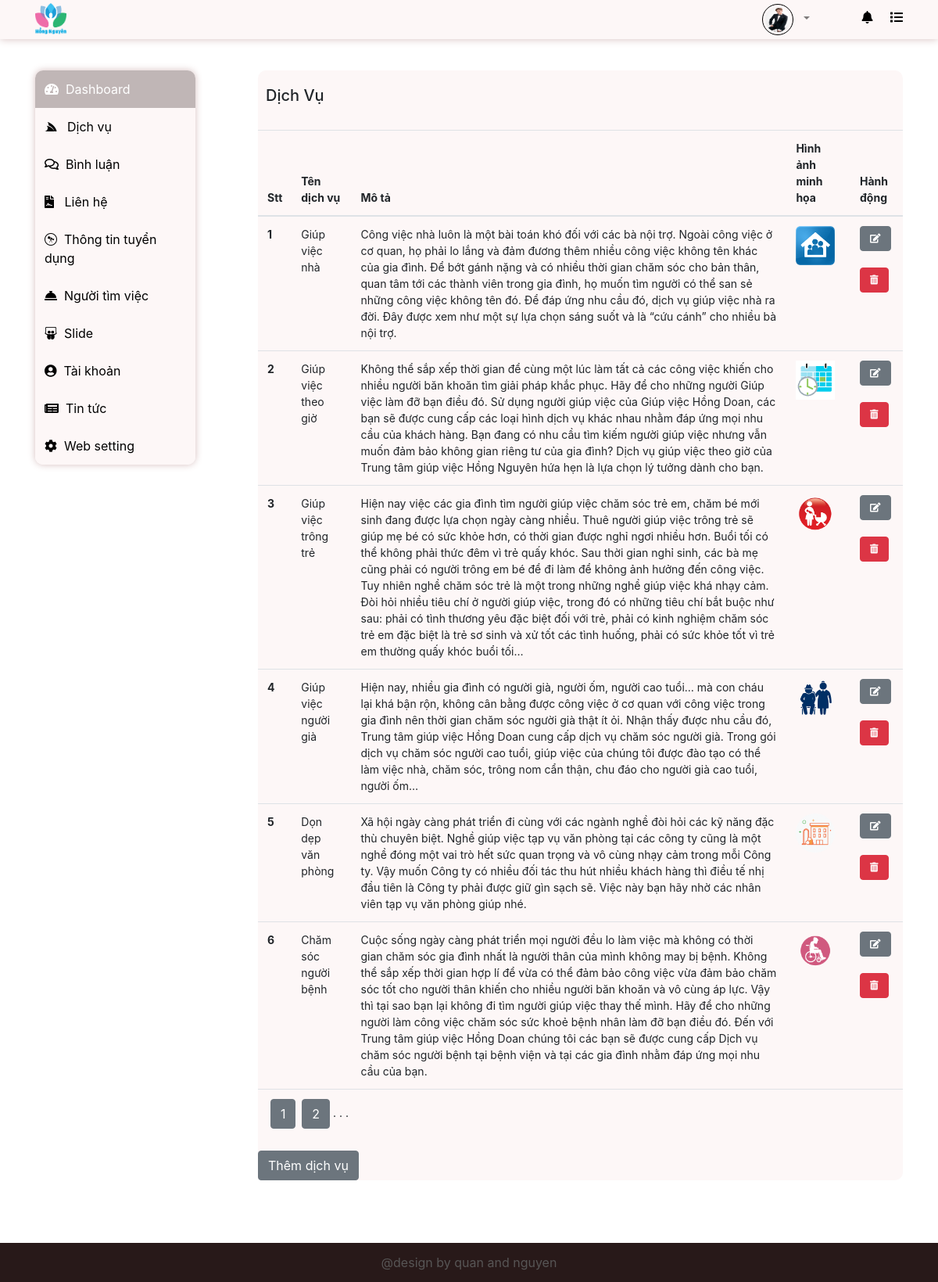
The page /admin/dich_vu/index.php (signed in) on the database its author committed.
### tables this page shows
CREATE TABLE `dich_vu` (
  `id` int(11) NOT NULL,
  `ten_dich_vu` varchar(225) NOT NULL,
  `mo_ta` longtext NOT NULL,
  `hinh_anh` varchar(225) NOT NULL
);

### dao/pdo.php (called while the page is built, shortened)
<?php
function connect()
{
    $host = "127.0.0.1";
    $dbname = "duan1";
    $db_username = "root";
    $db_password = "";
    return new PDO("mysql:host=$host;dbname=$dbname", $db_username, $db_password);
}
function selectAll($sql)
{
    $conne = connect();
    $stml = $conne->prepare($sql);
    $stml->execute();
    return $select = $stml->fetchAll();
}

### admin/dich_vu/index.php (the view, shortened to what this page needs)
<?php
require_once('../../dao/pdo.php');
if (!isset($_GET['product'])) {
    $product = 1;
} else {
    $product = $_GET['product'];
    if (!is_numeric($product) || $product <= 0) {
        header("Location:" . BASE_URL);
    }
}
$data = 6;
$sql = "SELECT count(*) FROM `dich_vu`";
$conn = connect();
$result = $conn->prepare($sql);
$result->execute();
$number = $result->fetchColumn();
$page = ceil($number / $data);
$tin = ($product - 1) * $data;
?>
<!DOCTYPE html>
<html lang="en">
<head>
    <?php include('../../link/style.php') ?>
    <link rel="stylesheet" href="../../content/css.css">
</head>
<body>
    <?php include('../layout/header.php'); ?>
    <div class="container-fluid" style="margin-bottom:80px;">
        <div class="container">
            <div class="row">
                <div class="col-md-3">
                    <?php include('../layout/menu.php'); ?>
                </div>
                <div class="col-md-9" style="margin-top: 40px;">
                    <div class="content_admin" style="width: 100%;background-color: #fdf7f7;border-radius: 10px;">
                        <div class="tieu_de" style="padding: 20px 0 0 10px;">
                            <h5>Dịch Vụ</h5>
                        </div>
                        <br>
                        <table class="table" style="font-size: 14px">
                            <thead>
                                <tr>
                                    <th scope="col">Stt</th>
                                    <th scope="col">Tên dịch vụ</th>
                                    <th scope="col">Mô tả</th>
                                    <th scope="col">Hình ảnh minh họa</th>
                                    <th scope="col"> Hành động</th>
                                </tr>
                            </thead>
                            <tbody>
                                <?php
                                $stt = 0;
                                foreach (selectAll("SELECT * FROM dich_vu LIMIT $tin,$data") as $item) {
                                ?>
                                    <tr>
                                        <th><?= $stt += 1 ?></th>
                                        <td><?= $item['ten_dich_vu'] ?></td>
                                        <td><?= $item['mo_ta'] ?></td>
                                        <td>
                                            <img src="<?= BASE_URL . $item['hinh_anh'] ?>" width="50px" alt="">
                                        </td>
                                        <td>
                                            <a href="edit_dich_vu.php?id=<?= $item['id'] ?>" class="btn btn-secondary" style="font-size: 12px"><i class="fas fa-edit"></i> </a>
                                            <br>
                                            <br>
                                            <a href="index.php?id=<?= $item['id'] ?>" class="btn btn-danger" onclick="return confirm('Bạn muốn xóa thật chứ?')" style="font-size: 12px"><i class="fas fa-trash-alt"></i></a>
                                        </td>
                                    </tr>
                                <?php } ?>
                            </tbody>
                            <tfoot>
                                <tr>
                                    <td colspan="8">
                                        <?php
                                        for ($t = 1; $t <= $page; $t++) { ?>
                                            &nbsp;<a name="" id="" class="btn btn-secondary" href="index.php?product=<?= $t ?>" role="button"> <?= $t ?></a>
                                        <?php
                                        }
                                        ?>
                                        . . .
                                    </td>
                                </tr>
                            </tfoot>
                        </table>
                        <a href="add_dich_vu.php" class="btn btn-secondary">Thêm dịch vụ</a>
                        <br>
                    </div>
                </div>
            </div>
        </div>
    </div>
    <?php include('../layout/footer.php'); ?>
</body>
</html>

### rows shown on the page
dich_vu: stt "1", ten_dich_vu "Giúp việc nhà", mo_ta "Công việc nhà luôn là một bài toán khó đối với các bà nội trợ. Ngoài công việc ở cơ quan, họ phải lo lắng và đảm đương thêm nhiều công việc không tên khác của gia đình. Để bớt gánh nặng và có nhiều thời gian chăm sóc cho bản thân, quan tâm tới các thành viên trong gia đình, họ muốn tìm người có thể san sẻ những công việc không tên đó. Để đáp ứng nhu cầu đó, dịch vụ giúp việc nhà ra đời. Đây được xem như một sự lựa chọn sáng suốt và là “cứu cánh” cho nhiều bà nội trợ.", hinh_anh (picture)
dich_vu: stt "2", ten_dich_vu "Giúp việc theo giờ", mo_ta "Không thể sắp xếp thời gian để cùng một lúc làm tất cả các công việc khiến cho nhiều người băn khoăn tìm giải pháp khắc phục. Hãy để cho những người Giúp việc làm đỡ bạn điều đó. Sử dụng người giúp việc của Giúp việc Hồng Doan, các bạn sẽ được cung cấp các loại hình dịch vụ khác nhau nhằm đáp ứng mọi nhu cầu của khách hàng. Bạn đang có nhu cầu tìm kiếm người giúp việc nhưng vẫn muốn đảm bảo không gian riêng tư của gia đình? Dịch vụ giúp việc theo giờ của Trung tâm giúp việc Hồng Nguyên hứa hẹn là lựa chọn lý tưởng dành cho bạn.", hinh_anh (picture)
dich_vu: stt "3", ten_dich_vu "Giúp việc trông trẻ", mo_ta "Hiện nay việc các gia đình tìm người giúp việc chăm sóc trẻ em, chăm bé mới sinh đang được lựa chọn ngày càng nhiều. Thuê người giúp việc trông trẻ sẽ giúp mẹ bé có sức khỏe hơn, có thời gian được nghỉ ngơi nhiều hơn. Buổi tối có thể không phải thức đêm vì trẻ quấy khóc. Sau thời gian nghỉ sinh, các bà mẹ cũng phải có người trông em bé để đi làm để không ảnh hưởng đến công việc. Tuy nhiên nghề chăm sóc trẻ là một trong những nghề giúp việc khá nhạy cảm. Đòi hỏi nhiều tiêu chí ở người giúp việc, trong đó có những tiêu chí bắt buộc như sau: phải có tình thương yêu đặc biệt đối với trẻ, phải có kinh nghiệm chăm sóc trẻ em đặc biệt là trẻ sơ sinh và xử tốt các tình huống, phải có sức khỏe tốt…", hinh_anh (picture)
dich_vu: stt "4", ten_dich_vu "Giúp việc người già", mo_ta "Hiện nay, nhiều gia đình có người già, người ốm, người cao tuổi… mà con cháu lại khá bận rộn, không cân bằng được công việc ở cơ quan với công việc trong gia đình nên thời gian chăm sóc người già thật ít ỏi. Nhận thấy được nhu cầu đó, Trung tâm giúp việc Hồng Doan cung cấp dịch vụ chăm sóc người già. Trong gói dịch vụ chăm sóc người cao tuổi, giúp việc của chúng tôi được đào tạo có thể làm việc nhà, chăm sóc, trông nom cẩn thận, chu đáo cho người già cao tuổi, người ốm…", hinh_anh (picture)
dich_vu: stt "5", ten_dich_vu "Dọn dẹp văn phòng", mo_ta "Xã hội ngày càng phát triển đi cùng với các ngành nghề đòi hỏi các kỹ năng đặc thù chuyên biệt. Nghề giúp việc tạp vụ văn phòng tại các công ty cũng là một nghề đóng một vai trò hết sức quan trọng và vô cùng nhạy cảm trong mỗi Công ty. Vậy muốn Công ty có nhiều đối tác thu hút nhiều khách hàng thì điều tế nhị đầu tiên là Công ty phải được giữ gìn sạch sẽ. Việc này bạn hãy nhờ các nhân viên tạp vụ văn phòng giúp nhé.", hinh_anh (picture)
dich_vu: stt "6", ten_dich_vu "Chăm sóc người bệnh", mo_ta "Cuộc sống ngày càng phát triển mọi người đều lo làm việc mà không có thời gian chăm sóc gia đình nhất là người thân của mình không may bị bệnh. Không thể sắp xếp thời gian hợp lí để vừa có thể đảm bảo công việc vừa đảm bảo chăm sóc tốt cho người thân khiến cho nhiều người băn khoăn và vô cùng áp lực. Vậy thì tại sao bạn lại không đi tìm người giúp việc thay thế mình. Hãy để cho những người làm công việc chăm sóc sức khoẻ bệnh nhân làm đỡ bạn điều đó. Đến với Trung tâm giúp việc Hồng Doan chúng tôi các bạn sẽ được cung cấp Dịch vụ chăm sóc người bệnh tại bệnh viện và tại các gia đình nhằm đáp ứng mọi nhu cầu của bạn.", hinh_anh (picture)
